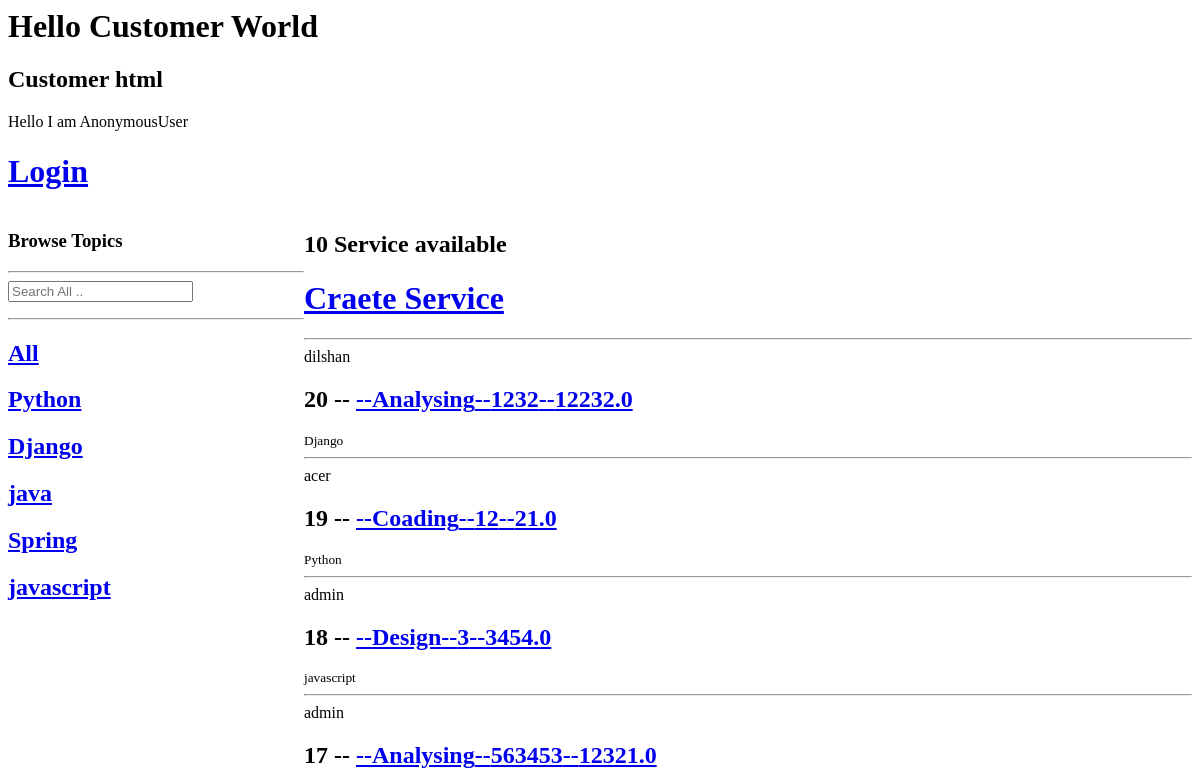
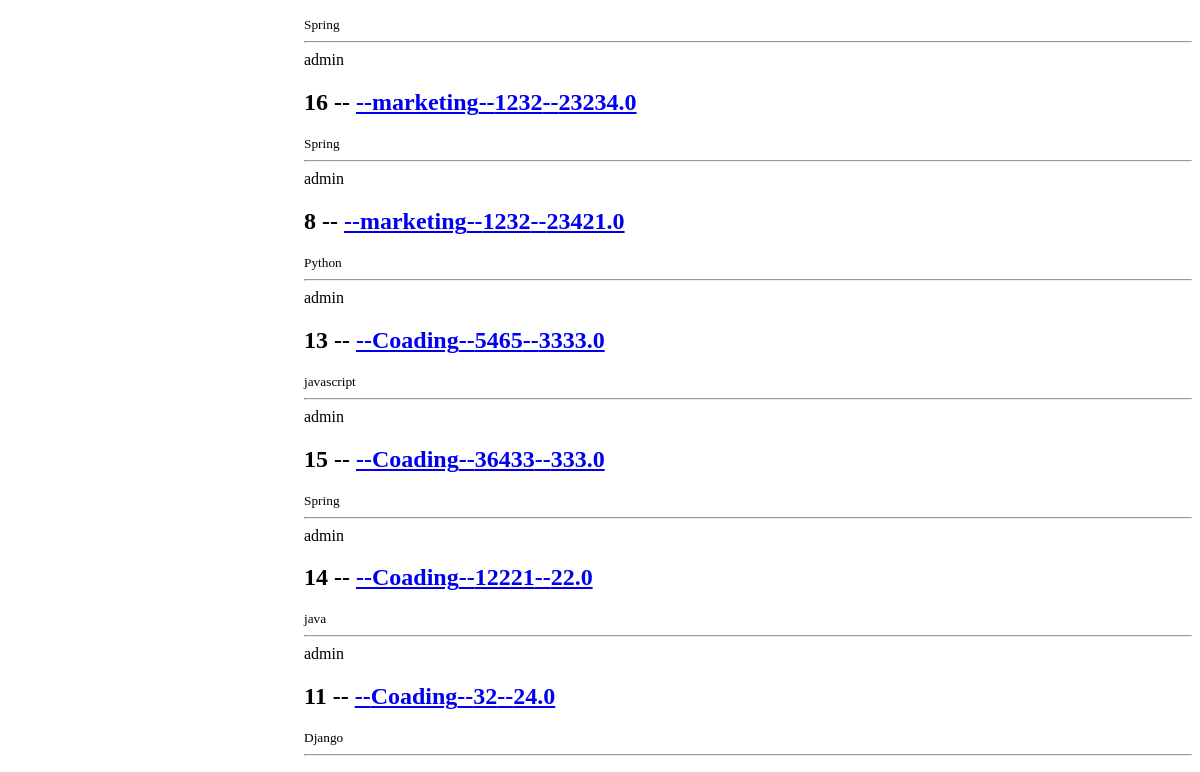
/customer/, run on an earlier commit of the app's database (2 pictures, top to bottom).
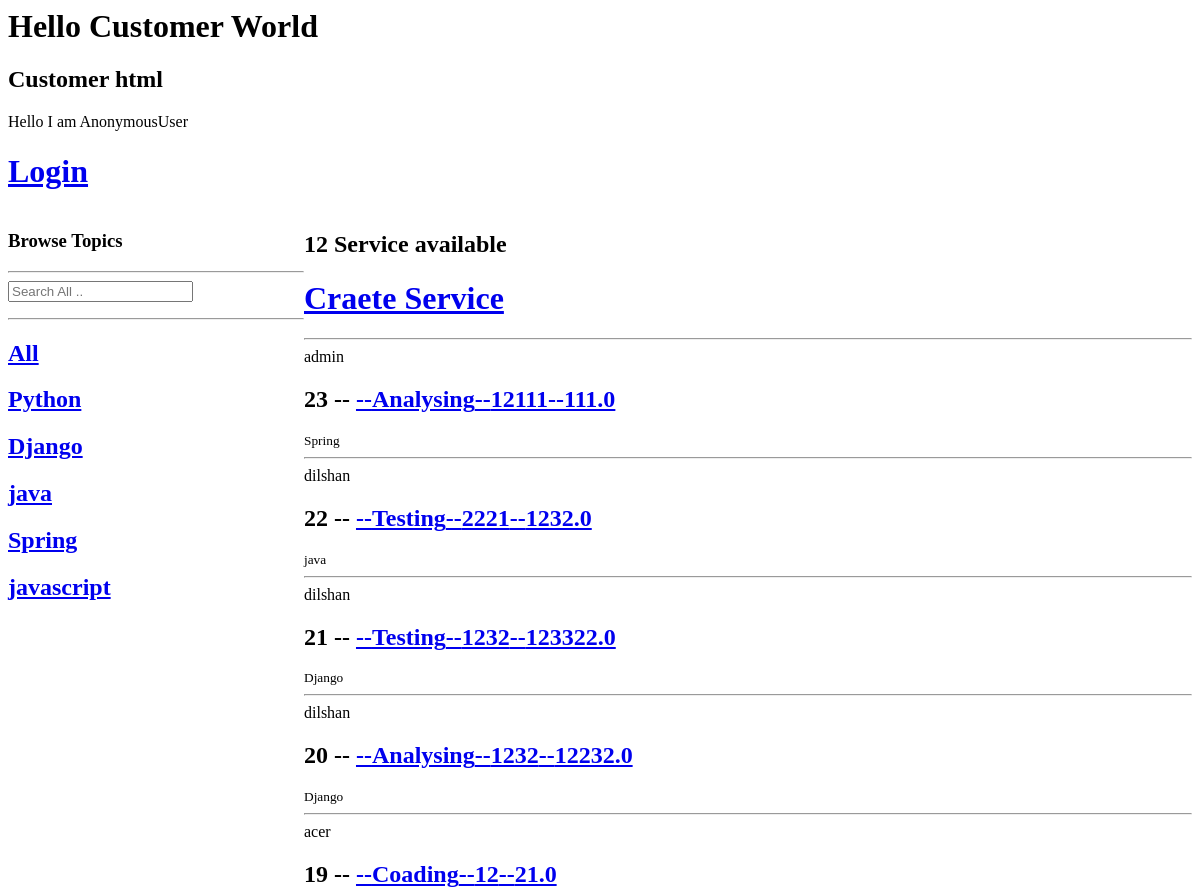
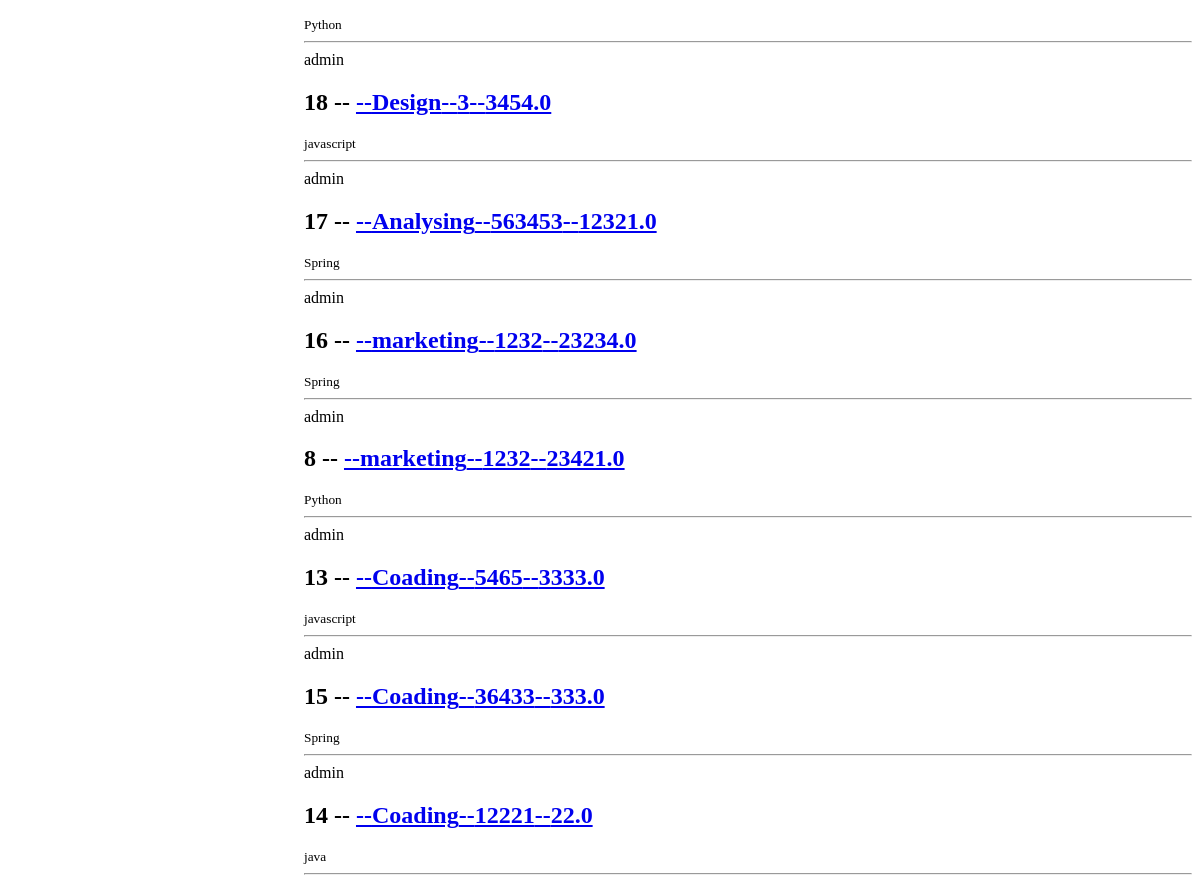
And on a later commit of the database (2 pictures, top to bottom).
### customer/models.py (models this page shows)
class Topic(models.Model):
    name = models.CharField(max_length=200)
    def __str__(self):
        return self.name

class Service(models.Model):
    host = models.ForeignKey(User, on_delete=models.SET_NULL, null=True)
    topic = models.ForeignKey(Topic, on_delete=models.SET_NULL, null=True)
    Service_name = models.CharField(max_length=255)
    participants = models.ManyToManyField(User, related_name='participant'
                                          , blank=True)
    qty = models.IntegerField()
    price = models.FloatField()
    updated = models.DateTimeField(auto_now=True)
    created = models.DateTimeField(auto_now_add=True)
    class Meta:
        ordering = ['-updated', '-created']

### customer/views.py (the view)
# urls.py: path('',include('customer.urls') ),
def customer(request):
    q = request.GET.get('q')if request.GET.get('q') != None else ''
    service = Service.objects.filter(
        Q(topic__name__icontains=q) |
        Q(Service_name__icontains =q) |
        Q(qty__icontains =q)|
        Q(price__icontains =q)
    )
    topic = Topic.objects.all()
    service_count = service.count()
    context = {'service': service , 'topics':topic , 'service_count':service_count}
    return render(request, 'customer.html',context)

### templates/customer.html (shortened to what this page needs)
    <h1>Hello Customer World </h1>
    <h2>Customer html</h2>
    <p>Hello I am {{ request.user }}</p>
    {% if request.user.is_authenticated %}
            <a href="{% url 'logout'%}"><h1>LogOut</h1></a>
    {% else %}
            <a href="{% url 'login' %}"><h1>Login</h1></a>
    {% endif %}
    <div class="service-container">
        <div>
            <h3>Browse Topics</h3>
            <hr>
                <form method="GET" action="{% url 'customer' %}">
                    <input type="text" name="q" placeholder="Search All .."/>
                </form>
            <hr>
                <div>
                    <a href="{% url 'customer' %}"><h2>All</h2></a>
                </div>
            {% for topic in topics %}
                <div>
                    <a href="{% url 'customer' %}?q={{ topic.name }}"><h2>{{ topic.name }}</h2></a>
                </div>
            {% endfor %}
        </div>
        <div>
        <h2>{{ service_count }}  Service available</h2>
            <a href="{% url 'create_Service' %}" ><h1>Craete Service</h1></a>
            <hr>
            {% for val in service %}
                    <div>
                        <span>{{ val.host }}</span>
                        <h2>{{val.id }} -- <a href="{% url 'coading' val.id %}"> --{{ val.Service_name }}--{{ val.qty }}--{{ val.price }} </a></h2>
                        <small>{{ val.topic}}</small>
                    </div>
                <hr/>
            {% endfor %}
        </div>
    </div>

What changed in the data, as far as the page shows it:
removed Service: host "admin", id "11", Service_name "Coading", qty "32", price "24.0", topic "Django"
added Service: host "admin", id "23", Service_name "Analysing", qty "12111", price "111.0", topic "Spring"
added Service: host "dilshan", id "22", Service_name "Testing", qty "2221", price "1232.0", topic "java"
added Service: host "dilshan", id "21", Service_name "Testing", qty "1232", price "123322.0", topic "Django"
Also different on the page:
{{ service_count }}: "10" → "12"
